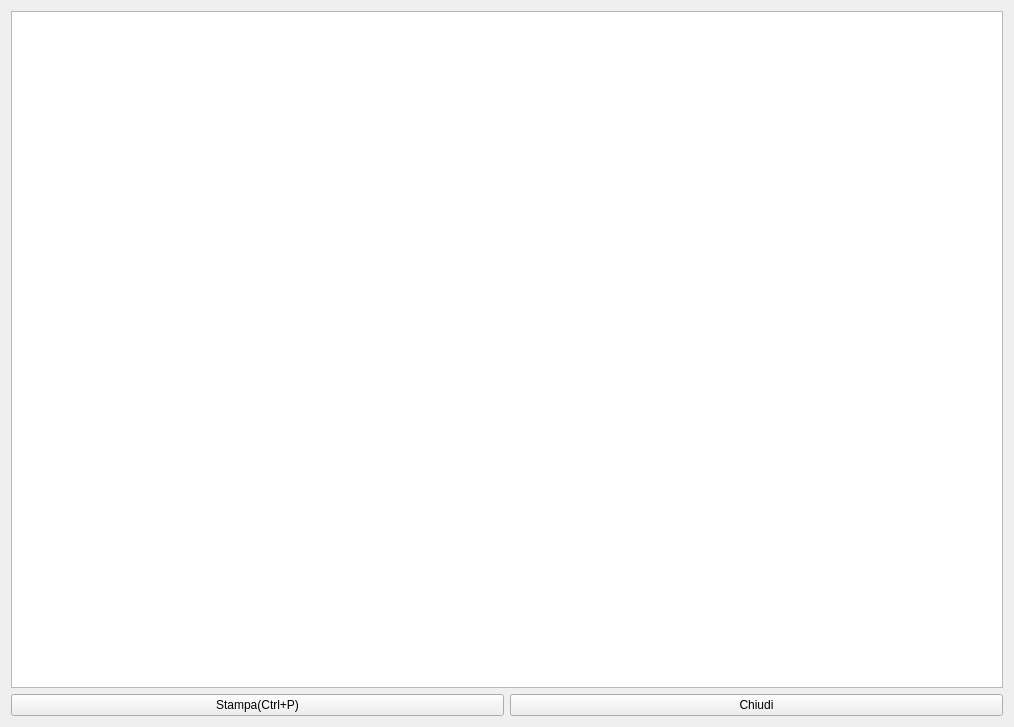
<?xml version="1.0" encoding="UTF-8"?>
<ui version="4.0">
 <class>HProgTable</class>
 <widget class="QWidget" name="HProgTable">
  <property name="windowModality">
   <enum>Qt::ApplicationModal</enum>
  </property>
  <property name="geometry">
   <rect>
    <x>0</x>
    <y>0</y>
    <width>1014</width>
    <height>727</height>
   </rect>
  </property>
  <property name="windowTitle">
   <string>Form</string>
  </property>
  <layout class="QVBoxLayout" name="verticalLayout">
   <item>
    <widget class="QTableView" name="view">
     <property name="editTriggers">
      <set>QAbstractItemView::NoEditTriggers</set>
     </property>
     <property name="selectionBehavior">
      <enum>QAbstractItemView::SelectRows</enum>
     </property>
     <attribute name="horizontalHeaderStretchLastSection">
      <bool>true</bool>
     </attribute>
    </widget>
   </item>
   <item>
    <layout class="QHBoxLayout" name="horizontalLayout">
     <item>
      <widget class="QPushButton" name="pbPrint">
       <property name="minimumSize">
        <size>
         <width>120</width>
         <height>0</height>
        </size>
       </property>
       <property name="text">
        <string>Stampa(Ctrl+P)</string>
       </property>
       <property name="icon">
        <iconset resource="icons.qrc">
         <normaloff>:/Resources/print-icon.png</normaloff>:/Resources/print-icon.png</iconset>
       </property>
       <property name="iconSize">
        <size>
         <width>32</width>
         <height>32</height>
        </size>
       </property>
       <property name="shortcut">
        <string>Ctrl+P</string>
       </property>
      </widget>
     </item>
     <item>
      <widget class="QPushButton" name="pbClose">
       <property name="minimumSize">
        <size>
         <width>120</width>
         <height>0</height>
        </size>
       </property>
       <property name="text">
        <string>Chiudi</string>
       </property>
       <property name="icon">
        <iconset resource="icons.qrc">
         <normaloff>:/Resources/Actions-window-close-icon.png</normaloff>:/Resources/Actions-window-close-icon.png</iconset>
       </property>
       <property name="iconSize">
        <size>
         <width>32</width>
         <height>32</height>
        </size>
       </property>
      </widget>
     </item>
    </layout>
   </item>
  </layout>
 </widget>
 <resources>
  <include location="icons.qrc"/>
 </resources>
 <connections/>
</ui>
